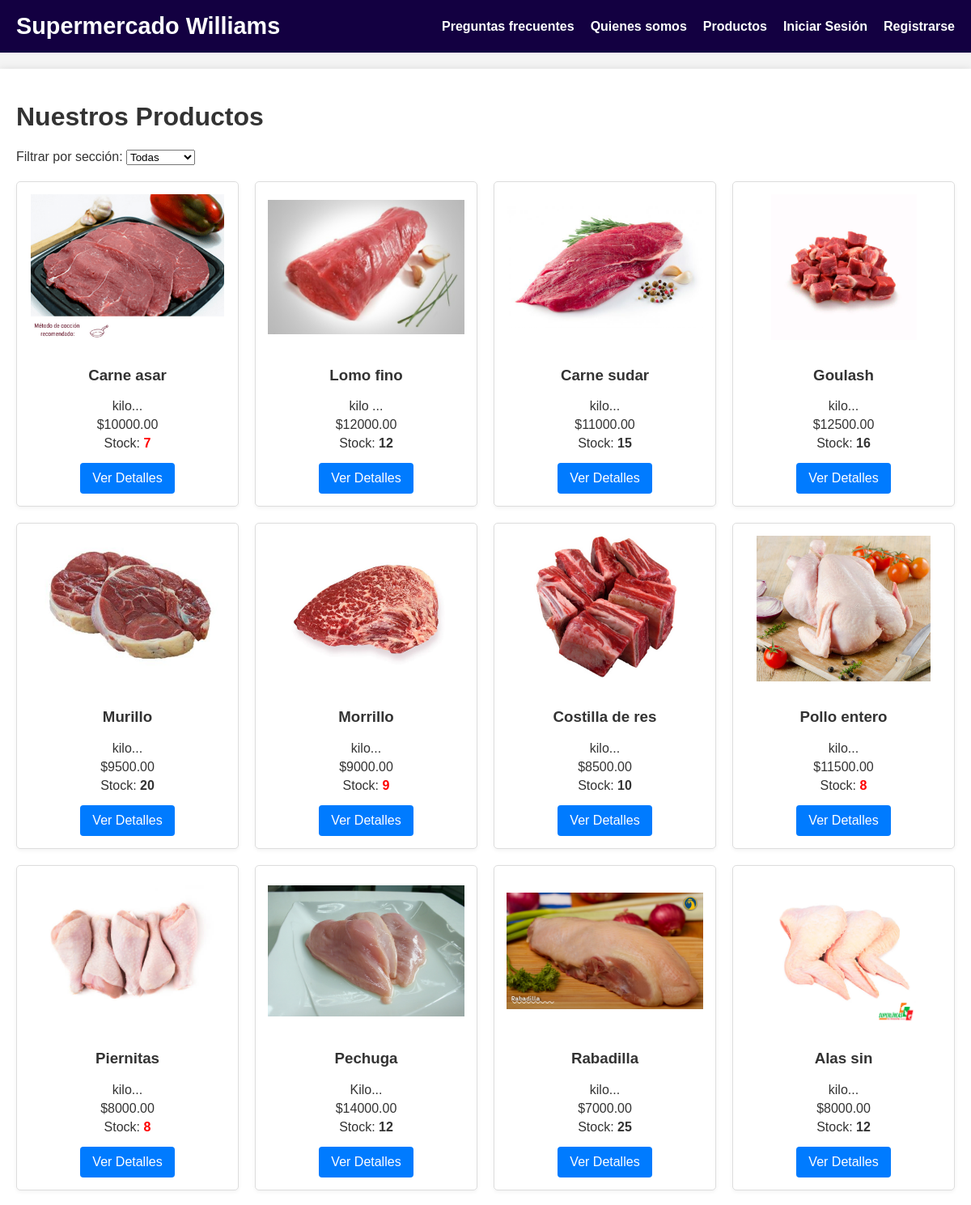
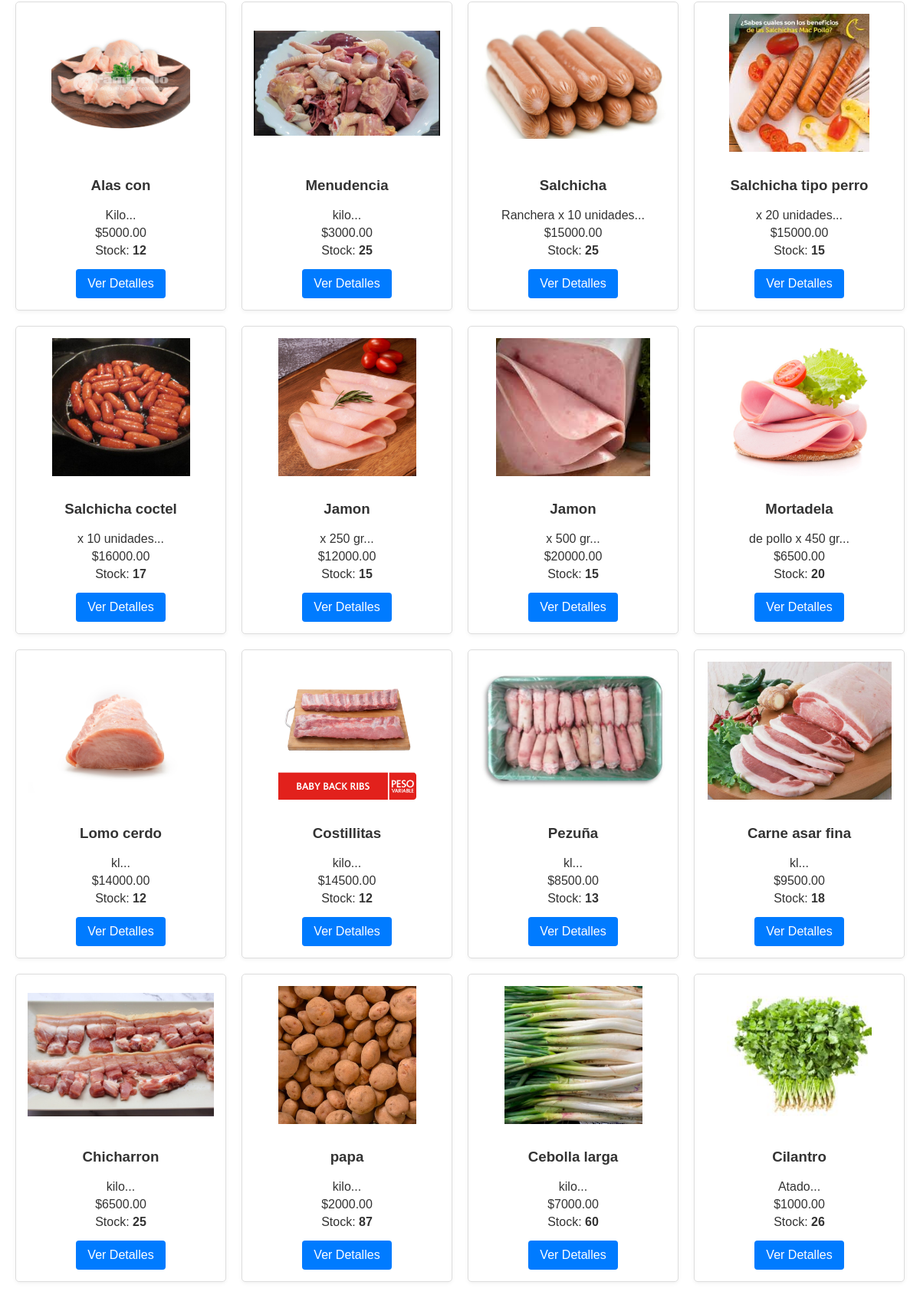
Page /products (upper part) on the committed database (2 pictures, top to bottom).
### models.py (models this page shows, shortened)
class Product(db.Model):
    id = db.Column(db.Integer, primary_key=True)
    secction = db.Column(db.String(64), nullable=False, default="Res")
    name = db.Column(db.String(128), nullable=False)
    description = db.Column(db.Text)
    price = db.Column(db.Float, nullable=False)
    stock = db.Column(db.Integer, nullable=False, default=0)
    image_url = db.Column(db.String(256))

### routes.py (the view)
@app.route('/products')
def products():
    secction = request.args.get('secction')
    if secction:
        products = Product.query.filter_by(secction=secction).all()
    else:
        products = Product.query.all()
    return render_template('products.html', title='Products', products=products)

### templates/products.html (shortened to what this page needs)
{% extends "base.html" %}
{% block content %}
    <h1>Nuestros Productos</h1>
    <form method="get" action="">
        <label for="secction">Filtrar por sección:</label>
        <select name="secction" id="secction" onchange="this.form.submit()">
            <option value="">Todas</option>
        </select>
    </form>
    <div class="product-list">
        {% for product in products %}
            {% if not request.args.get('secction') or product.secction == request.args.get('secction') %}
            <div class="product-card">
                {% if product.image_url %}
                    <img src="{{ url_for('static', filename='imgs/' + product.image_url) }}" alt="{{ product.name }}">
                {% else %}
                    <img src="{{ url_for('static', filename='images/default_product.png') }}" alt="{{ product.name }}">
                {% endif %}
                <h3><a href="{{ url_for('product_detail', product_id=product.id) }}">{{ product.name }}</a></h3>
                <p>{{ product.description[:100] }}...</p>
                <p>${{ "%.2f"|format(product.price) }}</p>
                <p>Stock: <span style="color: {% if product.stock < 10 %}red{% else %}inherit{% endif %}; font-weight: bold;">{{ product.stock }}</span></p>
                <a href="{{ url_for('product_detail', product_id=product.id) }}" class="button">Ver Detalles</a>
            </div>
            {% endif %}
        {% endfor %}
    </div>
{% endblock %}

### static/css/style.css (style rules this page uses)
body { font-family: Arial, sans-serif; margin: 0; padding: 0; background-color: #f4f4f4; color: #333333; }
form { margin-top: 20px; }
form input[type="submit"], .button { background-color: #007bff; color: white; padding: 10px 15px; border: none; border-radius: 4px; cursor: pointer; text-decoration: none; display: inline-block; margin-top: 10px; }
.product-list { display: grid; grid-template-columns: repeat(auto-fill, minmax(250px, 1fr)); gap: 20px; margin-top: 20px; }
.product-card { border: 1px solid #ddd; padding: 15px; text-align: center; background-color: #fff; border-radius: 5px; box-shadow: 0 2px 5px rgba(0,0,0,0.05); }
.product-card img { max-width: 100%; height: 180px; object-fit: contain; margin-bottom: 10px; }
.product-card h3 a { text-decoration: none; color: #333; }
.product-card p { margin: 5px 0; }

### rows in the picture
Product: image_url (picture), name "Carne asar", description "kilo", price "10000.00", stock "7"
Product: image_url (picture), name "Lomo fino", description "kilo", price "12000.00", stock "12"
Product: image_url (picture), name "Carne sudar", description "kilo", price "11000.00", stock "15"
Product: image_url (picture), name "Goulash", description "kilo", price "12500.00", stock "16"
Product: image_url (picture), name "Murillo", description "kilo", price "9500.00", stock "20"
Product: image_url+name (picture), name "Morrillo", description "kilo", price "9000.00", stock "9"
Product: image_url (picture), name "Costilla de res", description "kilo", price "8500.00", stock "10"
Product: image_url (picture), name "Pollo entero", description "kilo", price "11500.00", stock "8"
Product: image_url (picture), name "Piernitas", description "kilo", price "8000.00", stock "8"
Product: image_url (picture), name "Pechuga", description "Kilo", price "14000.00", stock "12"
Product: image_url (picture), name "Rabadilla", description "kilo", price "7000.00", stock "25"
Product: image_url (picture), name "Alas sin", description "kilo", price "8000.00", stock "12"
Product: image_url (picture), name "Alas con", description "Kilo", price "5000.00", stock "12"
Product: image_url (picture), name "Menudencia", description "kilo", price "3000.00", stock "25"
Product: image_url (picture), name "Salchicha", description "Ranchera x 10 unidades", price "15000.00", stock "25"
Product: image_url (picture), name "Salchicha tipo perro", description "x 20 unidades", price "15000.00", stock "15"
Product: image_url (picture), name "Salchicha coctel", description "x 10 unidades", price "16000.00", stock "17"
Product: image_url (picture), name "Jamon", description "x 250 gr", price "12000.00", stock "15"
Product: image_url (picture), name "Jamon", description "x 500 gr", price "20000.00", stock "15"
Product: image_url (picture), name "Mortadela", description "de pollo x 450 gr", price "6500.00", stock "20"
Product: image_url (picture), name "Lomo cerdo", description "kl", price "14000.00", stock "12"
Product: image_url (picture), name "Costillitas", description "kilo", price "14500.00", stock "12"
Product: image_url (picture), name "Pezuña", description "kl", price "8500.00", stock "13"
Product: image_url (picture), name "Carne asar fina", description "kl", price "9500.00", stock "18"
Product: image_url (picture), name "Chicharron", description "kilo", price "6500.00", stock "25"
Product: image_url+name (picture), name "papa", description "kilo", price "2000.00", stock "87"
Product: image_url (picture), name "Cebolla larga", description "kilo", price "7000.00", stock "60"
Product: image_url (picture), name "Cilantro", description "Atado", price "1000.00", stock "26"
